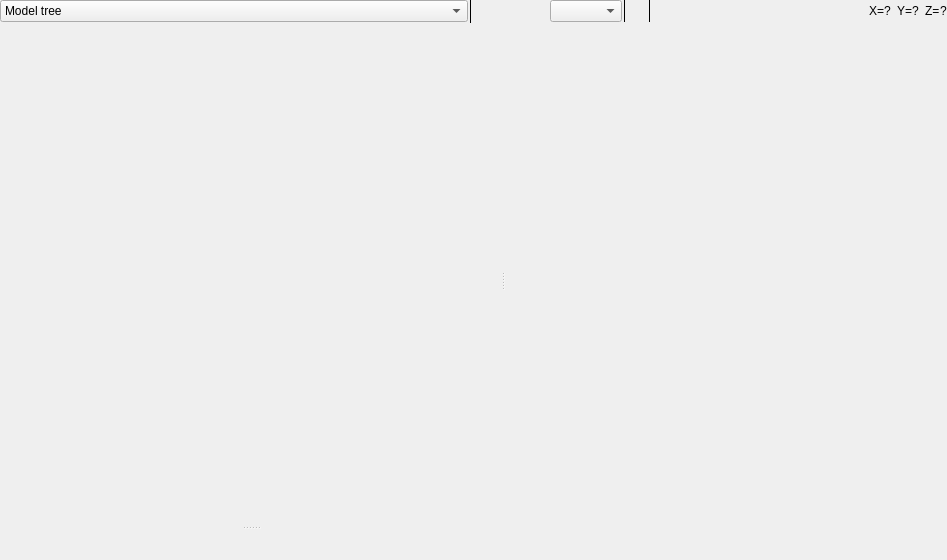
<?xml version="1.0" encoding="UTF-8"?>
<ui version="4.0">
 <class>Bohdan::WidgetMainControl</class>
 <widget class="QWidget" name="Bohdan::WidgetMainControl">
  <property name="geometry">
   <rect>
    <x>0</x>
    <y>0</y>
    <width>947</width>
    <height>560</height>
   </rect>
  </property>
  <property name="windowTitle">
   <string>Form</string>
  </property>
  <layout class="QVBoxLayout" name="verticalLayout_4">
   <property name="leftMargin">
    <number>0</number>
   </property>
   <property name="topMargin">
    <number>0</number>
   </property>
   <property name="rightMargin">
    <number>0</number>
   </property>
   <property name="bottomMargin">
    <number>0</number>
   </property>
   <item>
    <widget class="QSplitter" name="splitter_Main">
     <property name="orientation">
      <enum>Qt::Horizontal</enum>
     </property>
     <property name="childrenCollapsible">
      <bool>false</bool>
     </property>
     <widget class="QWidget" name="widget_Left" native="true">
      <layout class="QHBoxLayout" name="horizontalLayout_3">
       <property name="spacing">
        <number>0</number>
       </property>
       <property name="leftMargin">
        <number>0</number>
       </property>
       <property name="topMargin">
        <number>0</number>
       </property>
       <property name="rightMargin">
        <number>0</number>
       </property>
       <property name="bottomMargin">
        <number>0</number>
       </property>
       <item>
        <widget class="QWidget" name="widget_LeftContents" native="true">
         <layout class="QVBoxLayout" name="verticalLayout_5">
          <property name="spacing">
           <number>0</number>
          </property>
          <property name="leftMargin">
           <number>0</number>
          </property>
          <property name="topMargin">
           <number>0</number>
          </property>
          <property name="rightMargin">
           <number>0</number>
          </property>
          <property name="bottomMargin">
           <number>0</number>
          </property>
          <item>
           <widget class="QWidget" name="widget_LeftHeader" native="true">
            <layout class="QHBoxLayout" name="Layout_WidgetLeftHeader">
             <property name="spacing">
              <number>1</number>
             </property>
             <property name="leftMargin">
              <number>0</number>
             </property>
             <property name="topMargin">
              <number>0</number>
             </property>
             <property name="rightMargin">
              <number>4</number>
             </property>
             <property name="bottomMargin">
              <number>0</number>
             </property>
             <item>
              <widget class="QComboBox" name="combo_LeftContents">
               <property name="sizePolicy">
                <sizepolicy hsizetype="Preferred" vsizetype="Fixed">
                 <horstretch>1</horstretch>
                 <verstretch>0</verstretch>
                </sizepolicy>
               </property>
               <property name="minimumSize">
                <size>
                 <width>0</width>
                 <height>22</height>
                </size>
               </property>
               <item>
                <property name="text">
                 <string>Model tree</string>
                </property>
               </item>
               <item>
                <property name="text">
                 <string>Opened documents</string>
                </property>
               </item>
               <item>
                <property name="text">
                 <string>File system</string>
                </property>
               </item>
              </widget>
             </item>
             <item>
              <widget class="Line" name="line_SeparatorComboLeftContents">
               <property name="frameShadow">
                <enum>QFrame::Plain</enum>
               </property>
               <property name="orientation">
                <enum>Qt::Vertical</enum>
               </property>
              </widget>
             </item>
             <item>
              <widget class="QToolButton" name="btn_CloseLeftSideBar">
               <property name="toolTip">
                <string>Close Left Side Bar</string>
               </property>
               <property name="icon">
                <iconset>
                 <normaloff>:/images/themes/classic/left-arrow-cross_16.png</normaloff>:/images/themes/classic/left-arrow-cross_16.png</iconset>
               </property>
               <property name="autoRaise">
                <bool>true</bool>
               </property>
              </widget>
             </item>
            </layout>
           </widget>
          </item>
          <item>
           <widget class="QStackedWidget" name="stack_LeftContents">
            <property name="currentIndex">
             <number>0</number>
            </property>
            <widget class="QWidget" name="page_ModelTree">
             <layout class="QVBoxLayout" name="verticalLayout_2">
              <property name="leftMargin">
               <number>0</number>
              </property>
              <property name="topMargin">
               <number>0</number>
              </property>
              <property name="rightMargin">
               <number>0</number>
              </property>
              <property name="bottomMargin">
               <number>0</number>
              </property>
              <item>
               <widget class="QSplitter" name="splitter_ModelTree">
                <property name="orientation">
                 <enum>Qt::Vertical</enum>
                </property>
                <widget class="WidgetModelTree" name="widget_ModelTree" native="true">
                 <property name="sizePolicy">
                  <sizepolicy hsizetype="Preferred" vsizetype="Preferred">
                   <horstretch>0</horstretch>
                   <verstretch>1</verstretch>
                  </sizepolicy>
                 </property>
                </widget>
                <widget class="WidgetPropertiesEditor" name="widget_Properties" native="true"/>
               </widget>
              </item>
             </layout>
            </widget>
            <widget class="QWidget" name="page_OpenedDocuments">
             <layout class="QVBoxLayout" name="verticalLayout_6">
              <property name="leftMargin">
               <number>0</number>
              </property>
              <property name="topMargin">
               <number>0</number>
              </property>
              <property name="rightMargin">
               <number>0</number>
              </property>
              <property name="bottomMargin">
               <number>0</number>
              </property>
              <item>
               <widget class="QListView" name="listView_OpenedDocuments">
                <property name="horizontalScrollBarPolicy">
                 <enum>Qt::ScrollBarAlwaysOff</enum>
                </property>
                <property name="editTriggers">
                 <set>QAbstractItemView::NoEditTriggers</set>
                </property>
                <property name="textElideMode">
                 <enum>Qt::ElideMiddle</enum>
                </property>
               </widget>
              </item>
             </layout>
            </widget>
            <widget class="QWidget" name="page_FileSystem">
             <layout class="QVBoxLayout" name="verticalLayout_3">
              <property name="leftMargin">
               <number>0</number>
              </property>
              <property name="topMargin">
               <number>0</number>
              </property>
              <property name="rightMargin">
               <number>0</number>
              </property>
              <property name="bottomMargin">
               <number>0</number>
              </property>
              <item>
               <widget class="WidgetFileSystem" name="widget_FileSystem" native="true"/>
              </item>
             </layout>
            </widget>
           </widget>
          </item>
         </layout>
        </widget>
       </item>
      </layout>
     </widget>
     <widget class="QWidget" name="widget_Right" native="true">
      <layout class="QVBoxLayout" name="verticalLayout">
       <property name="spacing">
        <number>0</number>
       </property>
       <property name="leftMargin">
        <number>1</number>
       </property>
       <property name="topMargin">
        <number>0</number>
       </property>
       <property name="rightMargin">
        <number>0</number>
       </property>
       <property name="bottomMargin">
        <number>1</number>
       </property>
       <item>
        <widget class="QWidget" name="widget_ControlGuiDocuments" native="true">
         <layout class="QHBoxLayout" name="horizontalLayout">
          <property name="spacing">
           <number>1</number>
          </property>
          <property name="leftMargin">
           <number>2</number>
          </property>
          <property name="topMargin">
           <number>0</number>
          </property>
          <property name="rightMargin">
           <number>0</number>
          </property>
          <property name="bottomMargin">
           <number>0</number>
          </property>
          <item>
           <widget class="QToolButton" name="btn_PreviousGuiDocument">
            <property name="icon">
             <iconset>
              <normaloff>:/images/themes/classic/back_32.png</normaloff>:/images/themes/classic/back_32.png</iconset>
            </property>
            <property name="iconSize">
             <size>
              <width>12</width>
              <height>12</height>
             </size>
            </property>
            <property name="autoRaise">
             <bool>true</bool>
            </property>
           </widget>
          </item>
          <item>
           <widget class="QToolButton" name="btn_NextGuiDocument">
            <property name="icon">
             <iconset>
              <normaloff>:/images/themes/classic/next_32.png</normaloff>:/images/themes/classic/next_32.png</iconset>
            </property>
            <property name="iconSize">
             <size>
              <width>12</width>
              <height>12</height>
             </size>
            </property>
            <property name="autoRaise">
             <bool>true</bool>
            </property>
           </widget>
          </item>
          <item>
           <widget class="QComboBox" name="combo_GuiDocuments">
            <property name="minimumSize">
             <size>
              <width>0</width>
              <height>22</height>
             </size>
            </property>
            <property name="sizeAdjustPolicy">
             <enum>QComboBox::AdjustToContents</enum>
            </property>
           </widget>
          </item>
          <item>
           <widget class="Line" name="line">
            <property name="frameShadow">
             <enum>QFrame::Plain</enum>
            </property>
            <property name="orientation">
             <enum>Qt::Vertical</enum>
            </property>
           </widget>
          </item>
          <item>
           <widget class="QToolButton" name="btn_CloseGuiDocument">
            <property name="icon">
             <iconset>
              <normaloff>:/images/themes/classic/cross_32.png</normaloff>:/images/themes/classic/cross_32.png</iconset>
            </property>
            <property name="iconSize">
             <size>
              <width>12</width>
              <height>12</height>
             </size>
            </property>
            <property name="autoRaise">
             <bool>true</bool>
            </property>
           </widget>
          </item>
          <item>
           <widget class="Line" name="line_2">
            <property name="frameShadow">
             <enum>QFrame::Plain</enum>
            </property>
            <property name="orientation">
             <enum>Qt::Vertical</enum>
            </property>
           </widget>
          </item>
          <item>
           <widget class="QWidget" name="widget_Spacer" native="true">
            <property name="sizePolicy">
             <sizepolicy hsizetype="Preferred" vsizetype="Preferred">
              <horstretch>1</horstretch>
              <verstretch>0</verstretch>
             </sizepolicy>
            </property>
           </widget>
          </item>
          <item>
           <widget class="QWidget" name="widget_MouseCoords" native="true">
            <layout class="QHBoxLayout" name="horizontalLayout_7">
             <property name="leftMargin">
              <number>0</number>
             </property>
             <property name="topMargin">
              <number>0</number>
             </property>
             <property name="rightMargin">
              <number>0</number>
             </property>
             <property name="bottomMargin">
              <number>0</number>
             </property>
             <item>
              <layout class="QHBoxLayout" name="horizontalLayout_4">
               <property name="spacing">
                <number>0</number>
               </property>
               <item>
                <widget class="QLabel" name="label_PosX">
                 <property name="text">
                  <string>X=</string>
                 </property>
                </widget>
               </item>
               <item>
                <widget class="QLabel" name="label_ValuePosX">
                 <property name="text">
                  <string>?</string>
                 </property>
                </widget>
               </item>
              </layout>
             </item>
             <item>
              <layout class="QHBoxLayout" name="horizontalLayout_5">
               <property name="spacing">
                <number>0</number>
               </property>
               <item>
                <widget class="QLabel" name="label_PosY">
                 <property name="text">
                  <string>Y=</string>
                 </property>
                </widget>
               </item>
               <item>
                <widget class="QLabel" name="label_ValuePosY">
                 <property name="text">
                  <string>?</string>
                 </property>
                </widget>
               </item>
              </layout>
             </item>
             <item>
              <layout class="QHBoxLayout" name="horizontalLayout_6">
               <property name="spacing">
                <number>0</number>
               </property>
               <item>
                <widget class="QLabel" name="label_PosZ">
                 <property name="text">
                  <string>Z=</string>
                 </property>
                </widget>
               </item>
               <item>
                <widget class="QLabel" name="label_ValuePosZ">
                 <property name="text">
                  <string>?</string>
                 </property>
                </widget>
               </item>
              </layout>
             </item>
            </layout>
           </widget>
          </item>
         </layout>
        </widget>
       </item>
       <item>
        <widget class="QStackedWidget" name="stack_GuiDocuments">
         <property name="sizePolicy">
          <sizepolicy hsizetype="Expanding" vsizetype="Expanding">
           <horstretch>2</horstretch>
           <verstretch>0</verstretch>
          </sizepolicy>
         </property>
        </widget>
       </item>
      </layout>
     </widget>
    </widget>
   </item>
  </layout>
 </widget>
 <customwidgets>
  <customwidget>
   <class>WidgetModelTree</class>
   <extends>QWidget</extends>
   <header>widget_model_tree.h</header>
   <container>1</container>
  </customwidget>
  <customwidget>
   <class>WidgetFileSystem</class>
   <extends>QWidget</extends>
   <header>widget_file_system.h</header>
   <container>1</container>
  </customwidget>
  <customwidget>
   <class>WidgetPropertiesEditor</class>
   <extends>QWidget</extends>
   <header>widget_properties_editor.h</header>
   <container>1</container>
  </customwidget>
 </customwidgets>
 <resources/>
 <connections/>
</ui>
